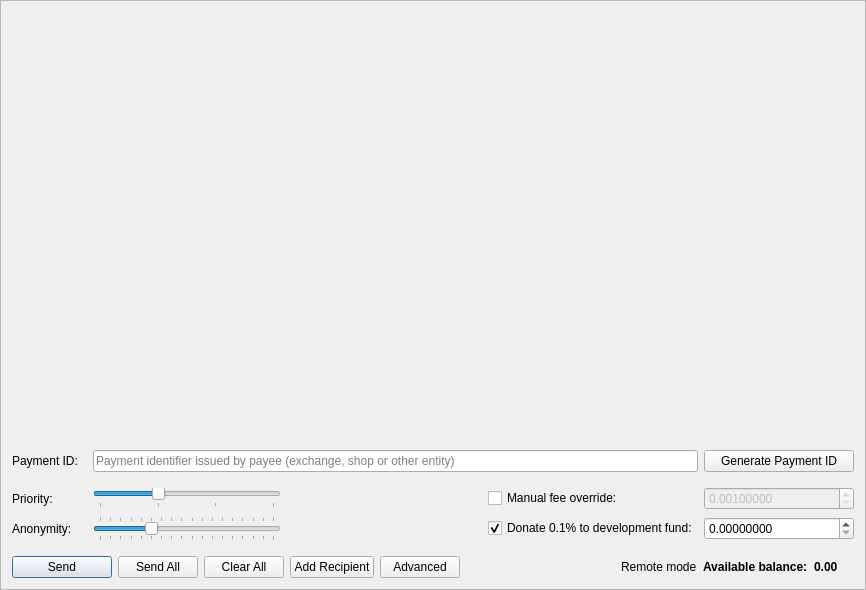
<?xml version="1.0" encoding="UTF-8"?>
<ui version="4.0">
 <class>SendFrame</class>
 <widget class="QFrame" name="SendFrame">
  <property name="geometry">
   <rect>
    <x>0</x>
    <y>0</y>
    <width>866</width>
    <height>590</height>
   </rect>
  </property>
  <property name="windowTitle">
   <string>Frame</string>
  </property>
  <property name="frameShape">
   <enum>QFrame::StyledPanel</enum>
  </property>
  <property name="frameShadow">
   <enum>QFrame::Raised</enum>
  </property>
  <layout class="QVBoxLayout" name="m_send_frame_main_layout">
   <item>
    <widget class="QScrollArea" name="m_transfersScrollarea">
     <property name="frameShape">
      <enum>QFrame::NoFrame</enum>
     </property>
     <property name="widgetResizable">
      <bool>true</bool>
     </property>
     <widget class="QWidget" name="scrollAreaWidgetContents">
      <property name="geometry">
       <rect>
        <x>0</x>
        <y>0</y>
        <width>846</width>
        <height>538</height>
       </rect>
      </property>
      <layout class="QVBoxLayout" name="m_send_frame_layout">
       <property name="leftMargin">
        <number>0</number>
       </property>
       <property name="topMargin">
        <number>0</number>
       </property>
       <property name="rightMargin">
        <number>0</number>
       </property>
       <property name="bottomMargin">
        <number>0</number>
       </property>
       <item>
        <spacer name="verticalSpacer">
         <property name="orientation">
          <enum>Qt::Vertical</enum>
         </property>
         <property name="sizeHint" stdset="0">
          <size>
           <width>20</width>
           <height>445</height>
          </size>
         </property>
        </spacer>
       </item>
       <item>
        <layout class="QGridLayout" name="gridLayout">
         <property name="topMargin">
          <number>5</number>
         </property>
         <item row="0" column="0">
          <widget class="QLabel" name="label_6">
           <property name="sizePolicy">
            <sizepolicy hsizetype="Preferred" vsizetype="Preferred">
             <horstretch>0</horstretch>
             <verstretch>0</verstretch>
            </sizepolicy>
           </property>
           <property name="minimumSize">
            <size>
             <width>75</width>
             <height>0</height>
            </size>
           </property>
           <property name="maximumSize">
            <size>
             <width>100</width>
             <height>16777215</height>
            </size>
           </property>
           <property name="text">
            <string>Payment ID:</string>
           </property>
          </widget>
         </item>
         <item row="0" column="2">
          <widget class="QPushButton" name="m_generatePaymentIdButton">
           <property name="sizePolicy">
            <sizepolicy hsizetype="Preferred" vsizetype="Fixed">
             <horstretch>0</horstretch>
             <verstretch>0</verstretch>
            </sizepolicy>
           </property>
           <property name="minimumSize">
            <size>
             <width>150</width>
             <height>0</height>
            </size>
           </property>
           <property name="maximumSize">
            <size>
             <width>200</width>
             <height>16777215</height>
            </size>
           </property>
           <property name="text">
            <string>Generate Payment ID</string>
           </property>
          </widget>
         </item>
         <item row="0" column="1">
          <widget class="QLineEdit" name="m_paymentIdEdit">
           <property name="maxLength">
            <number>64</number>
           </property>
           <property name="placeholderText">
            <string>Payment identifier issued by payee (exchange, shop or other entity)</string>
           </property>
          </widget>
         </item>
        </layout>
       </item>
       <item>
        <widget class="QFrame" name="m_advancedWidget">
         <layout class="QGridLayout" name="advancedGridLayout">
          <property name="leftMargin">
           <number>0</number>
          </property>
          <property name="topMargin">
           <number>9</number>
          </property>
          <property name="rightMargin">
           <number>0</number>
          </property>
          <item row="1" column="0">
           <widget class="QLabel" name="label_2">
            <property name="minimumSize">
             <size>
              <width>75</width>
              <height>0</height>
             </size>
            </property>
            <property name="maximumSize">
             <size>
              <width>100</width>
              <height>16777215</height>
             </size>
            </property>
            <property name="text">
             <string>Anonymity:</string>
            </property>
           </widget>
          </item>
          <item row="1" column="4">
           <widget class="QCheckBox" name="donateCheckBox">
            <property name="text">
             <string>Donate 0.1% to development fund:</string>
            </property>
            <property name="checked">
             <bool>true</bool>
            </property>
           </widget>
          </item>
          <item row="0" column="0">
           <widget class="QLabel" name="label_3">
            <property name="minimumSize">
             <size>
              <width>75</width>
              <height>0</height>
             </size>
            </property>
            <property name="maximumSize">
             <size>
              <width>100</width>
              <height>16777215</height>
             </size>
            </property>
            <property name="text">
             <string>Priority:</string>
            </property>
           </widget>
          </item>
          <item row="1" column="1">
           <widget class="QSlider" name="m_mixinSlider">
            <property name="maximumSize">
             <size>
              <width>200</width>
              <height>16777215</height>
             </size>
            </property>
            <property name="baseSize">
             <size>
              <width>200</width>
              <height>0</height>
             </size>
            </property>
            <property name="minimum">
             <number>2</number>
            </property>
            <property name="maximum">
             <number>19</number>
            </property>
            <property name="pageStep">
             <number>1</number>
            </property>
            <property name="value">
             <number>7</number>
            </property>
            <property name="sliderPosition">
             <number>7</number>
            </property>
            <property name="tracking">
             <bool>false</bool>
            </property>
            <property name="orientation">
             <enum>Qt::Horizontal</enum>
            </property>
            <property name="tickPosition">
             <enum>QSlider::TicksBothSides</enum>
            </property>
            <property name="tickInterval">
             <number>1</number>
            </property>
           </widget>
          </item>
          <item row="0" column="5">
           <widget class="QDoubleSpinBox" name="m_feeSpin">
            <property name="enabled">
             <bool>false</bool>
            </property>
            <property name="minimumSize">
             <size>
              <width>150</width>
              <height>0</height>
             </size>
            </property>
            <property name="baseSize">
             <size>
              <width>150</width>
              <height>0</height>
             </size>
            </property>
            <property name="cursor">
             <cursorShape>IBeamCursor</cursorShape>
            </property>
            <property name="locale">
             <locale language="English" country="UnitedStates"/>
            </property>
            <property name="suffix">
             <string/>
            </property>
            <property name="decimals">
             <number>8</number>
            </property>
            <property name="minimum">
             <double>0.001000000000000</double>
            </property>
            <property name="maximum">
             <double>999999999999999.000000000000000</double>
            </property>
            <property name="singleStep">
             <double>0.000100000000000</double>
            </property>
            <property name="value">
             <double>0.000100000000000</double>
            </property>
           </widget>
          </item>
          <item row="1" column="5">
           <widget class="QDoubleSpinBox" name="m_donateSpin">
            <property name="minimumSize">
             <size>
              <width>150</width>
              <height>0</height>
             </size>
            </property>
            <property name="maximumSize">
             <size>
              <width>16777215</width>
              <height>16777215</height>
             </size>
            </property>
            <property name="baseSize">
             <size>
              <width>150</width>
              <height>0</height>
             </size>
            </property>
            <property name="cursor">
             <cursorShape>IBeamCursor</cursorShape>
            </property>
            <property name="locale">
             <locale language="English" country="UnitedStates"/>
            </property>
            <property name="decimals">
             <number>8</number>
            </property>
            <property name="maximum">
             <double>999999999999999.000000000000000</double>
            </property>
            <property name="singleStep">
             <double>0.100000000000000</double>
            </property>
           </widget>
          </item>
          <item row="1" column="3">
           <spacer name="horizontalSpacer">
            <property name="orientation">
             <enum>Qt::Horizontal</enum>
            </property>
            <property name="sizeType">
             <enum>QSizePolicy::Expanding</enum>
            </property>
            <property name="sizeHint" stdset="0">
             <size>
              <width>100</width>
              <height>20</height>
             </size>
            </property>
           </spacer>
          </item>
          <item row="0" column="1">
           <layout class="QGridLayout" name="m_priorityGridLayout">
            <property name="verticalSpacing">
             <number>0</number>
            </property>
            <item row="1" column="0">
             <widget class="QSlider" name="m_prioritySlider">
              <property name="maximumSize">
               <size>
                <width>200</width>
                <height>16777215</height>
               </size>
              </property>
              <property name="baseSize">
               <size>
                <width>200</width>
                <height>0</height>
               </size>
              </property>
              <property name="minimum">
               <number>1</number>
              </property>
              <property name="maximum">
               <number>4</number>
              </property>
              <property name="pageStep">
               <number>1</number>
              </property>
              <property name="value">
               <number>2</number>
              </property>
              <property name="sliderPosition">
               <number>2</number>
              </property>
              <property name="orientation">
               <enum>Qt::Horizontal</enum>
              </property>
              <property name="tickPosition">
               <enum>QSlider::TicksBelow</enum>
              </property>
              <property name="tickInterval">
               <number>1</number>
              </property>
             </widget>
            </item>
           </layout>
          </item>
          <item row="1" column="2">
           <widget class="QLabel" name="m_mixinLabel">
            <property name="text">
             <string/>
            </property>
           </widget>
          </item>
          <item row="0" column="4">
           <widget class="QCheckBox" name="m_manualFeeCheckBox">
            <property name="text">
             <string>Manual fee override:</string>
            </property>
           </widget>
          </item>
         </layout>
        </widget>
       </item>
      </layout>
     </widget>
    </widget>
   </item>
   <item>
    <layout class="QHBoxLayout" name="horizontalLayout">
     <item>
      <widget class="QPushButton" name="m_sendButton">
       <property name="minimumSize">
        <size>
         <width>100</width>
         <height>0</height>
        </size>
       </property>
       <property name="text">
        <string>Send</string>
       </property>
       <property name="icon">
        <iconset resource="../../resources.qrc">
         <normaloff>:/icons/btn-send</normaloff>:/icons/btn-send</iconset>
       </property>
       <property name="default">
        <bool>true</bool>
       </property>
      </widget>
     </item>
     <item>
      <widget class="QPushButton" name="m_sendAllButton">
       <property name="text">
        <string>Send All</string>
       </property>
       <property name="icon">
        <iconset resource="../../resources.qrc">
         <normaloff>:/icons/sweep</normaloff>:/icons/sweep</iconset>
       </property>
      </widget>
     </item>
     <item>
      <widget class="QPushButton" name="m_clearAllButton">
       <property name="text">
        <string>Clear All</string>
       </property>
       <property name="icon">
        <iconset resource="../../resources.qrc">
         <normaloff>:/icons/remove</normaloff>:/icons/remove</iconset>
       </property>
      </widget>
     </item>
     <item>
      <widget class="QPushButton" name="m_addRecipientButton">
       <property name="text">
        <string>Add Recipient</string>
       </property>
       <property name="icon">
        <iconset resource="../../resources.qrc">
         <normaloff>:/icons/add_recepient</normaloff>:/icons/add_recepient</iconset>
       </property>
      </widget>
     </item>
     <item>
      <widget class="QPushButton" name="m_advancedButton">
       <property name="text">
        <string>Advanced</string>
       </property>
       <property name="icon">
        <iconset resource="../../resources.qrc">
         <normaloff>:/icons/add</normaloff>:/icons/add</iconset>
       </property>
       <property name="checkable">
        <bool>true</bool>
       </property>
      </widget>
     </item>
     <item>
      <spacer name="horizontalSpacer_2">
       <property name="orientation">
        <enum>Qt::Horizontal</enum>
       </property>
       <property name="sizeHint" stdset="0">
        <size>
         <width>40</width>
         <height>20</height>
        </size>
       </property>
      </spacer>
     </item>
     <item>
      <widget class="QLabel" name="m_remote_label">
       <property name="font">
        <font>
         <weight>50</weight>
         <bold>false</bold>
        </font>
       </property>
       <property name="toolTip">
        <string>Wallet is connected through remote node. Additional 0.25% fee will be applied.</string>
       </property>
       <property name="text">
        <string>Remote mode</string>
       </property>
      </widget>
     </item>
     <item>
      <widget class="QLabel" name="label_4">
       <property name="font">
        <font>
         <weight>75</weight>
         <bold>true</bold>
        </font>
       </property>
       <property name="text">
        <string>Available balance:</string>
       </property>
      </widget>
     </item>
     <item>
      <widget class="QLabel" name="m_balanceLabel">
       <property name="font">
        <font>
         <weight>75</weight>
         <bold>true</bold>
        </font>
       </property>
       <property name="text">
        <string notr="true">0.00 </string>
       </property>
       <property name="textInteractionFlags">
        <set>Qt::LinksAccessibleByMouse|Qt::TextSelectableByMouse</set>
       </property>
      </widget>
     </item>
     <item>
      <widget class="QLabel" name="m_tickerLabel">
       <property name="text">
        <string notr="true"/>
       </property>
      </widget>
     </item>
    </layout>
   </item>
  </layout>
 </widget>
 <tabstops>
  <tabstop>m_transfersScrollarea</tabstop>
  <tabstop>m_paymentIdEdit</tabstop>
  <tabstop>m_generatePaymentIdButton</tabstop>
  <tabstop>m_prioritySlider</tabstop>
  <tabstop>m_manualFeeCheckBox</tabstop>
  <tabstop>m_feeSpin</tabstop>
  <tabstop>m_mixinSlider</tabstop>
  <tabstop>donateCheckBox</tabstop>
  <tabstop>m_donateSpin</tabstop>
  <tabstop>m_sendButton</tabstop>
  <tabstop>m_sendAllButton</tabstop>
  <tabstop>m_clearAllButton</tabstop>
  <tabstop>m_addRecipientButton</tabstop>
  <tabstop>m_advancedButton</tabstop>
 </tabstops>
 <resources>
  <include location="../../resources.qrc"/>
 </resources>
 <connections>
  <connection>
   <sender>m_addRecipientButton</sender>
   <signal>clicked()</signal>
   <receiver>SendFrame</receiver>
   <slot>addRecipientClicked()</slot>
   <hints>
    <hint type="sourcelabel">
     <x>282</x>
     <y>561</y>
    </hint>
    <hint type="destinationlabel">
     <x>432</x>
     <y>294</y>
    </hint>
   </hints>
  </connection>
  <connection>
   <sender>m_clearAllButton</sender>
   <signal>clicked()</signal>
   <receiver>SendFrame</receiver>
   <slot>clearAllClicked()</slot>
   <hints>
    <hint type="sourcelabel">
     <x>154</x>
     <y>561</y>
    </hint>
    <hint type="destinationlabel">
     <x>432</x>
     <y>294</y>
    </hint>
   </hints>
  </connection>
  <connection>
   <sender>m_sendButton</sender>
   <signal>clicked()</signal>
   <receiver>SendFrame</receiver>
   <slot>sendClicked()</slot>
   <hints>
    <hint type="sourcelabel">
     <x>53</x>
     <y>561</y>
    </hint>
    <hint type="destinationlabel">
     <x>432</x>
     <y>294</y>
    </hint>
   </hints>
  </connection>
  <connection>
   <sender>m_generatePaymentIdButton</sender>
   <signal>clicked()</signal>
   <receiver>SendFrame</receiver>
   <slot>generatePaymentIdClicked()</slot>
   <hints>
    <hint type="sourcelabel">
     <x>748</x>
     <y>497</y>
    </hint>
    <hint type="destinationlabel">
     <x>432</x>
     <y>294</y>
    </hint>
   </hints>
  </connection>
  <connection>
   <sender>m_advancedButton</sender>
   <signal>toggled(bool)</signal>
   <receiver>SendFrame</receiver>
   <slot>advancedClicked(bool)</slot>
   <hints>
    <hint type="sourcelabel">
     <x>335</x>
     <y>566</y>
    </hint>
    <hint type="destinationlabel">
     <x>432</x>
     <y>294</y>
    </hint>
   </hints>
  </connection>
  <connection>
   <sender>m_prioritySlider</sender>
   <signal>valueChanged(int)</signal>
   <receiver>SendFrame</receiver>
   <slot>priorityValueChanged(int)</slot>
   <hints>
    <hint type="sourcelabel">
     <x>188</x>
     <y>486</y>
    </hint>
    <hint type="destinationlabel">
     <x>432</x>
     <y>294</y>
    </hint>
   </hints>
  </connection>
  <connection>
   <sender>m_mixinSlider</sender>
   <signal>valueChanged(int)</signal>
   <receiver>SendFrame</receiver>
   <slot>mixinValueChanged(int)</slot>
   <hints>
    <hint type="sourcelabel">
     <x>188</x>
     <y>522</y>
    </hint>
    <hint type="destinationlabel">
     <x>432</x>
     <y>294</y>
    </hint>
   </hints>
  </connection>
  <connection>
   <sender>m_manualFeeCheckBox</sender>
   <signal>toggled(bool)</signal>
   <receiver>m_feeSpin</receiver>
   <slot>setEnabled(bool)</slot>
   <hints>
    <hint type="sourcelabel">
     <x>602</x>
     <y>486</y>
    </hint>
    <hint type="destinationlabel">
     <x>780</x>
     <y>485</y>
    </hint>
   </hints>
  </connection>
  <connection>
   <sender>m_sendAllButton</sender>
   <signal>clicked()</signal>
   <receiver>SendFrame</receiver>
   <slot>sendAllClicked()</slot>
   <hints>
    <hint type="sourcelabel">
     <x>154</x>
     <y>566</y>
    </hint>
    <hint type="destinationlabel">
     <x>432</x>
     <y>294</y>
    </hint>
   </hints>
  </connection>
 </connections>
 <slots>
  <slot>sendClicked()</slot>
  <slot>sendAllClicked()</slot>
  <slot>clearAllClicked()</slot>
  <slot>addRecipientClicked()</slot>
  <slot>mixinValueChanged(int)</slot>
  <slot>priorityValueChanged(int)</slot>
  <slot>advancedClicked(bool)</slot>
 </slots>
</ui>
